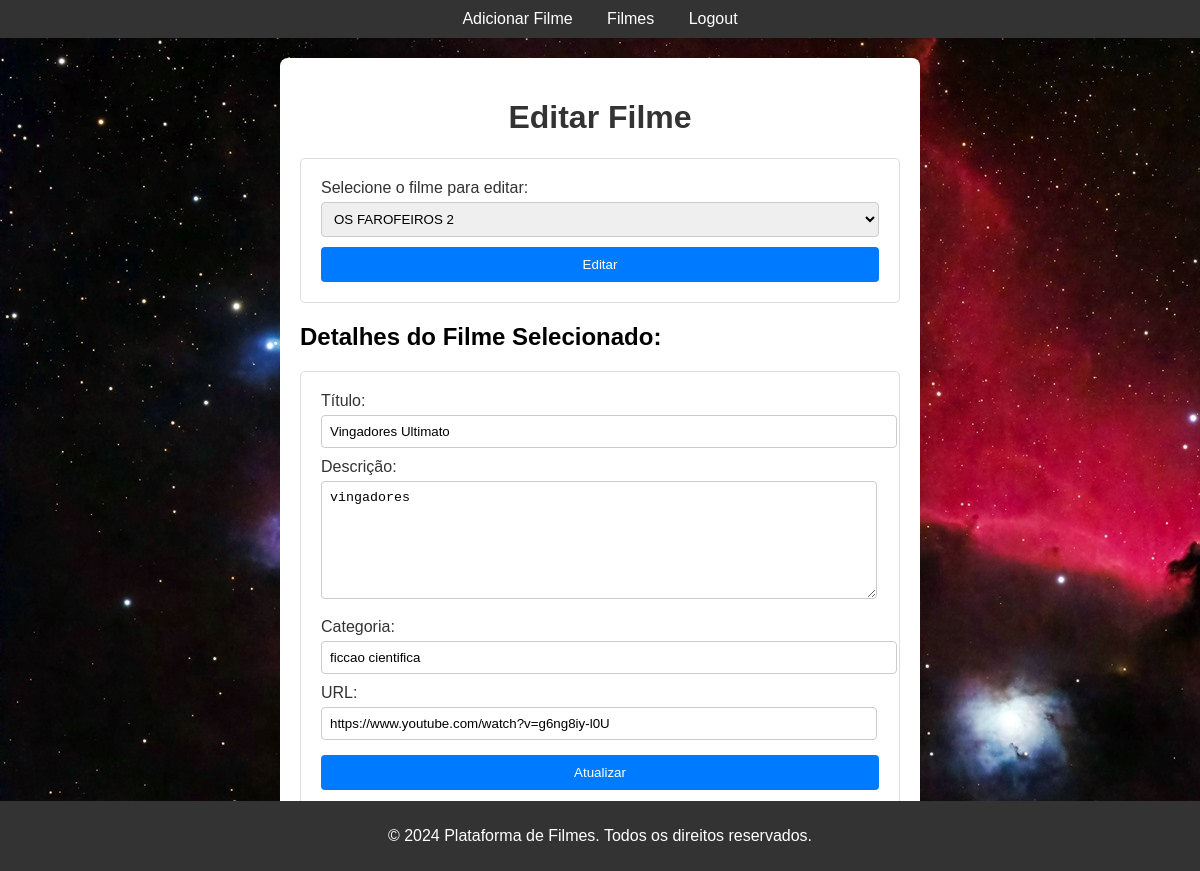
The page /Trabalho_filmes/admin/editar_filme.php?id=8 (signed in) on the database its author committed.
### tables this page shows
CREATE TABLE `filmes` (
  `id` int(11) NOT NULL,
  `titulo` varchar(100) NOT NULL,
  `descricao` text NOT NULL,
  `categoria` varchar(100) NOT NULL,
  `url` varchar(250) NOT NULL
);

### Trabalho_filmes/admin/editar_filme.php (the view, shortened to what this page needs)
<?php
include('../conexao.php');
if ($_SERVER["REQUEST_METHOD"] == "GET" && isset($_GET['id'])) {
    $id = $_GET['id'];
    $sql = "SELECT * FROM filmes WHERE id = ?";
    $stmt = $conn->prepare($sql);
    $stmt->bind_param("i", $id);
    $stmt->execute();
    $result = $stmt->get_result();
    if ($result->num_rows == 1) {
        $row = $result->fetch_assoc();
        $titulo = $row['titulo'];
        $descricao = $row['descricao'];
        $categoria = $row['categoria'];
        $url = $row['url'];
    } else {
        echo "Filme não encontrado.";
        exit();
    }
}
$sql_filmes = "SELECT id, titulo FROM filmes";
$result_filmes = $conn->query($sql_filmes);
?>
<!DOCTYPE html>
<html lang="pt-br">
<head>
    <link rel="stylesheet" href="../css/style.css">
</head>
<body style="background-image: url(../admin/_background3.jpg);">
        <header>
            <nav>
                <ul>
                    <?php if (isset($_SESSION['tipo']) && $_SESSION['tipo'] == 'adm'): ?>
                        <li><a href="/Trabalho_filmes/admin/adicionar_filme.php">Adicionar Filme</a></li>
                    <?php endif; ?>
                    <li><a href="/Trabalho_filmes/admin/filmes.php">Filmes</a></li>
                    <?php if (isset($_SESSION['id'])): ?>
                        <li><a href="/Trabalho_filmes/login.php">Logout</a></li>
                    <?php else: ?>
                        <li><a href="/Trabalho_filmes/login.php">Login</a></li>
                        <li><a href="/Trabalho_filmes/cadastro.php">Cadastro</a></li>
                    <?php endif; ?>
                </ul>
            </nav>
        </header>
    <div class="container">
        <h1>Editar Filme</h1>
        <form method="get">
            <label>Selecione o filme para editar:</label>
            <select name="id">
                <?php while ($row_filme = $result_filmes->fetch_assoc()): ?>
                    <option value="<?php echo $row_filme['id']; ?>"><?php echo htmlspecialchars($row_filme['titulo']); ?></option>
                <?php endwhile; ?>
            </select>
            <button type="submit">Editar</button>
        </form>
        <?php if (isset($id)): ?>
            <h2>Detalhes do Filme Selecionado:</h2>
            <form method="post" action="editar_filme.php">
                <label>Título:</label>
                <input type="text" name="titulo" value="<?php echo htmlspecialchars($titulo); ?>" required><br>
                <label>Descrição:</label>
                <textarea name="descricao" required><?php echo htmlspecialchars($descricao); ?></textarea><br>
                <label>Categoria:</label>
                <input type="text" name="categoria" value="<?php echo htmlspecialchars($categoria); ?>" required><br>
                <label>URL:</label>
                <input type="url" name="url" value="<?php echo htmlspecialchars($url); ?>" required><br>
                <button type="submit">Atualizar</button>
            </form>
        <?php endif; ?>
    </div>
    <footer>
        <p>&copy; 2024 Plataforma de Filmes. Todos os direitos reservados.</p>
    </footer>
</body>
</html>

### Trabalho_filmes/css/style.css (style rules this page uses)
body { font-family: Arial, sans-serif; margin: 0; padding: 0; background-color: #f4f4f4; }
.container { max-width: 800px; margin: 20px auto; background-color: #fff; padding: 20px; border-radius: 8px; box-shadow: 0 0 10px rgba(0, 0, 0, 0.1); }
header { background-color: #333; color: white; padding: 10px 0; text-align: center; }
header nav ul { list-style-type: none; margin: 0; padding: 0; }
header nav ul li { display: inline; margin: 0 15px; }
header nav ul li a { color: white; text-decoration: none; }
footer { background-color: #333; color: white; text-align: center; padding: 10px 0; position: fixed; bottom: 0; width: 100%; }
form { max-width: 600px; margin: 20px auto; background: white; padding: 20px; border: 1px solid #ddd; border-radius: 5px; }
form label { display: block; margin-bottom: 5px; }
form input[type="text"], form input[type="email"], form input[type="password"], form select { width: 100%; padding: 8px; margin-bottom: 10px; border: 1px solid #ccc; border-radius: 4px; }
form button { width: 100%; padding: 10px; background-color: #333; color: white; border: none; border-radius: 4px; cursor: pointer; }

### Trabalho_filmes/admin/editar_filme.php (style rules this page uses)
body { font-family: Arial, sans-serif; background-color: #f0f0f0; margin: 0; padding: 0; }
.container { max-width: 600px; margin: 20px auto; background-color: #fff; padding: 20px; border-radius: 8px; box-shadow: 0 0 10px rgba(0, 0, 0, 0.1); }
h1 { text-align: center; color: #333; }
form { margin-top: 20px; }
label { display: block; margin-bottom: 8px; color: #333; }
input[type="text"], input[type="url"], textarea { width: calc(100% - 20px); padding: 8px; margin-bottom: 15px; border: 1px solid #ccc; border-radius: 4px; }
textarea { height: 100px; }
button[type="submit"] { background-color: #007bff; color: #fff; padding: 10px 20px; border: none; border-radius: 4px; cursor: pointer; }

### rows shown on the page
filmes: titulo "Vingadores Ultimato", descricao "vingadores", categoria "ficcao cientifica", url "https://www.youtube.com/watch?v=g6ng8iy-l0U"

### other values the page prints
form field id "OS FAROFEIROS 2"
